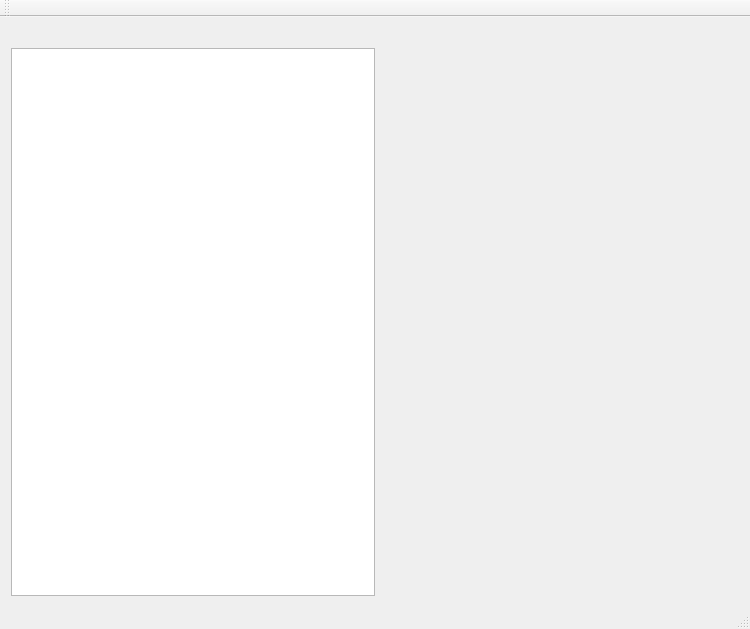
<?xml version="1.0" encoding="UTF-8"?>
<ui version="4.0">
 <class>Plot1D_Window</class>
 <widget class="QMainWindow" name="Plot1D_Window">
  <property name="geometry">
   <rect>
    <x>0</x>
    <y>0</y>
    <width>750</width>
    <height>629</height>
   </rect>
  </property>
  <property name="windowTitle">
   <string>QPyLOT - Plot 1D</string>
  </property>
  <widget class="QWidget" name="centralWidget">
   <layout class="QHBoxLayout" name="horizontalLayout">
    <item>
     <layout class="QGridLayout" name="Main_gridLayout">
      <item row="1" column="1">
       <widget class="QListWidget" name="listWidget"/>
      </item>
      <item row="0" column="2">
       <spacer name="horizontalSpacer">
        <property name="orientation">
         <enum>Qt::Horizontal</enum>
        </property>
        <property name="sizeHint" stdset="0">
         <size>
          <width>40</width>
          <height>20</height>
         </size>
        </property>
       </spacer>
      </item>
     </layout>
    </item>
   </layout>
  </widget>
  <widget class="QToolBar" name="mainToolBar">
   <property name="orientation">
    <enum>Qt::Horizontal</enum>
   </property>
   <property name="toolButtonStyle">
    <enum>Qt::ToolButtonTextOnly</enum>
   </property>
   <attribute name="toolBarArea">
    <enum>TopToolBarArea</enum>
   </attribute>
   <attribute name="toolBarBreak">
    <bool>false</bool>
   </attribute>
  </widget>
  <widget class="QStatusBar" name="statusBar"/>
  <widget class="QMenuBar" name="menuBar">
   <property name="geometry">
    <rect>
     <x>0</x>
     <y>0</y>
     <width>750</width>
     <height>22</height>
    </rect>
   </property>
  </widget>
 </widget>
 <layoutdefault spacing="6" margin="11"/>
 <resources/>
 <connections/>
</ui>
